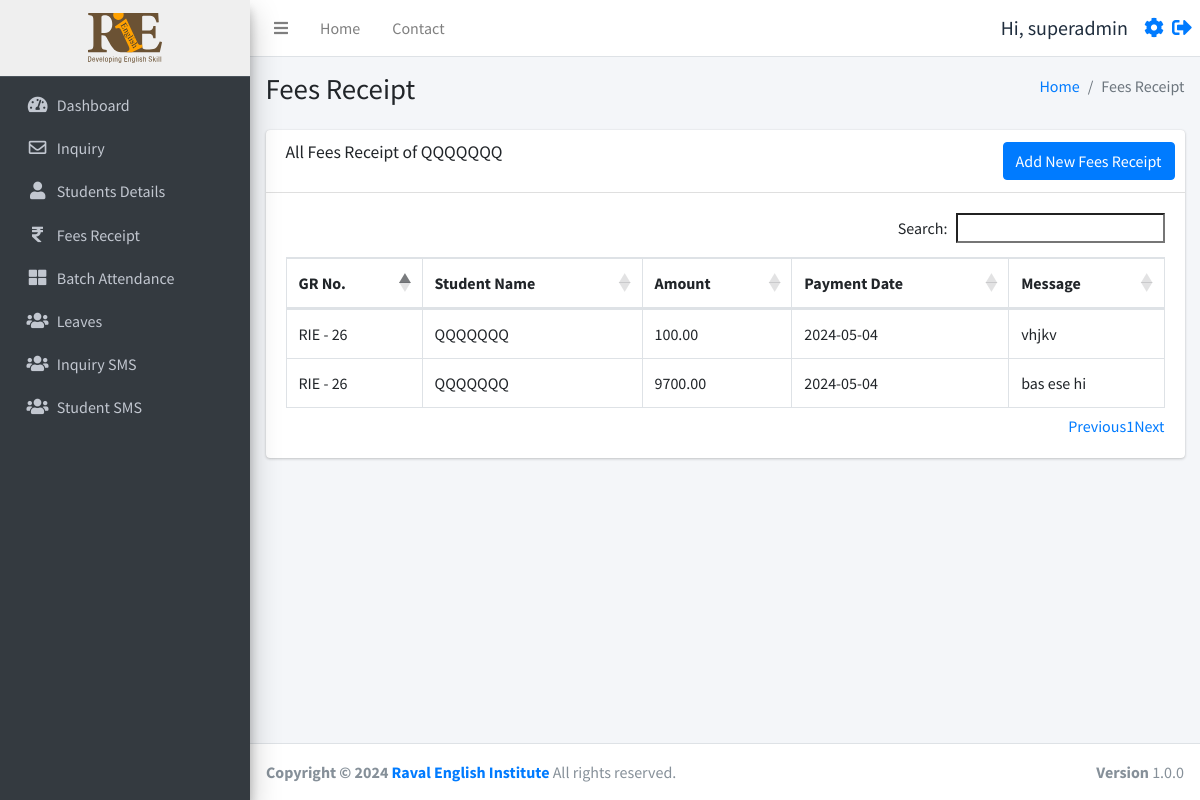
Page /fees_receipt.php?student_id=26 (signed in) on the earlier database version.
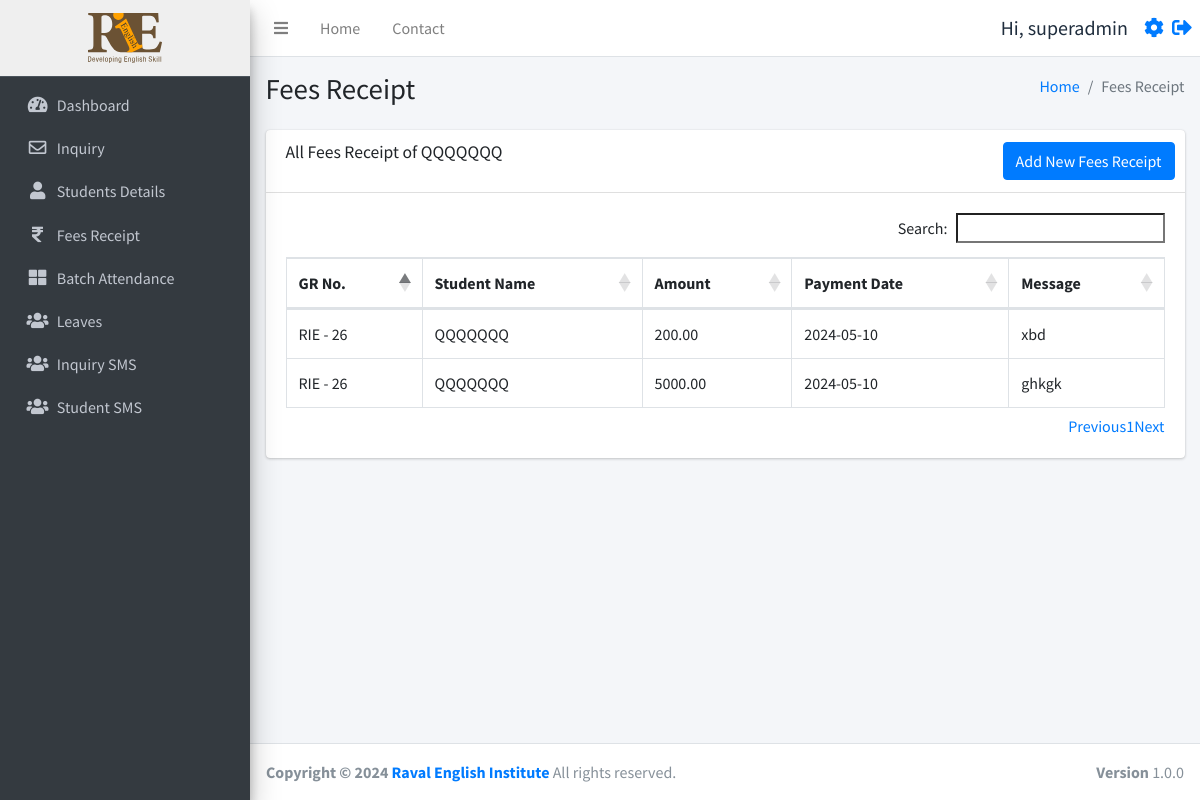
Same page on the later database version.
### tables this page shows
CREATE TABLE `receipt` (
  `id` int(11) NOT NULL,
  `student_id` int(11) NOT NULL,
  `amount` decimal(10,2) NOT NULL,
  `payment_date` date NOT NULL,
  `message` varchar(255) DEFAULT NULL,
  `created_at` timestamp NOT NULL DEFAULT current_timestamp()
);

CREATE TABLE `studentinfo` (
  `id` int(11) NOT NULL,
  `name` varchar(255) DEFAULT NULL,
  `batch` int(11) DEFAULT NULL,
  `batch_name` varchar(255) DEFAULT NULL,
  `father_name` varchar(255) DEFAULT NULL,
  `mother_name` varchar(255) DEFAULT NULL,
  `dob` date DEFAULT NULL,
  `gender` varchar(50) DEFAULT NULL,
  `mobile_number` varchar(15) DEFAULT NULL,
  `fee_status` int(10) DEFAULT NULL,
  `profession` varchar(100) DEFAULT NULL,
  `address` varchar(255) DEFAULT NULL,
  `admission_time` date DEFAULT NULL,
  `created_at` datetime NOT NULL DEFAULT current_timestamp(),
  `pending_fees` int(10) DEFAULT 0,
  `discount` int(10) NOT NULL,
  `total_fees` int(11) NOT NULL
);

### function.php (called while the page is built, shortened)
<?php
require_once('db.php');
function selectFromTable($tableName, $columns, $whereConditions) {
    global $db;
    try {
        $sql = "SELECT " . implode(', ', $columns) . " FROM $tableName";
        if (!empty($whereConditions)) {
            $sql .= " WHERE " . implode(' AND ', array_map(function ($col) {
                return "$col = :$col";
            }, array_keys($whereConditions)));
        }
        $stmt = $db->prepare($sql);
        foreach ($whereConditions as $col => $value) {
            $stmt->bindValue(":$col", $value);
        }
        $stmt->execute();
        return $stmt->fetchAll(PDO::FETCH_ASSOC);
    } catch (PDOException $e) {
        return false;
    }
}
?>

### fees_receipt.php (the view, shortened to what the changed rows need)
<!DOCTYPE html>
<html lang="en">
<head>
</head>
<body>
  <?php
  include ('./header.php');
  require_once 'function.php';
  $studentId = $_GET['student_id'] ?? null;
  $studentName = "";
  $receipts = [];
  if ($studentId) {
    $studentInfo = selectFromTable('studentinfo', ['name'], ['id' => $studentId]);
    $studentName = $studentInfo[0]['name'] ?? "Unknown Student";
    $receipts = selectFromTable('receipt', ['id', 'student_id', 'amount', 'payment_date', 'message'], ['student_id' => $studentId]);
  }
  ?>
  <div class="content-wrapper">
    <div class="content-header">
      <div class="container-fluid">
        <div class="row mb-2">
          <div class="col-sm-6">
            <h1 class="m-0">Fees Receipt</h1>
          </div>
        </div>
      </div>
    </div>
    <section class="content">
      <div class="container-fluid">
        <div class="row">
          <div class="col-12">
            <div class="card">
              <div class="card-body">
                <div class="table-responsive">
                  <table id="example1" class="table table-bordered">
                    <thead>
                      <tr>
                        <th>GR No.</th>
                        <th>Student Name</th>
                        <th>Amount</th>
                        <th>Payment Date</th>
                        <th>Message</th>
                      </tr>
                    </thead>
                    <tbody>
                      <?php foreach ($receipts as $receipt): ?>
                        <tr>
                          <td>RIE - <?php echo htmlspecialchars($receipt['student_id']); ?></td>
                          <td><?php echo htmlspecialchars($studentName); ?></td>
                          <td><?php echo htmlspecialchars($receipt['amount']); ?></td>
                          <td><?php echo htmlspecialchars($receipt['payment_date']); ?></td>
                          <td><?php echo htmlspecialchars($receipt['message']); ?></td>
                        </tr>
                      <?php endforeach; ?>
                    </tbody>
                  </table>
                </div>
              </div>
            </div>
          </div>
        </div>
      </div>
    </section>
  </div>
  <?php include ('./footer.php'); ?>

### header.php (shortened to what the changed rows need)
<?php
require_once 'db.php';
require_once('function.php');
?>
<!DOCTYPE html>
<html lang="en">
<head>
  <link rel="stylesheet" href="./plugins/fontawesome-free/css/all.min.css">
  <link rel="stylesheet" href="https://code.ionicframework.com/ionicons/2.0.1/css/ionicons.min.css">
  <link rel="stylesheet" href="./plugins/icheck-bootstrap/icheck-bootstrap.min.css">
  <link rel="stylesheet" href="https://cdn.datatables.net/1.10.19/css/dataTables.bootstrap4.min.css">
  <link rel="stylesheet" href="./asset/css/adminlte.min.css">
</head>
<body class="hold-transition sidebar-mini layout-fixed">
<div class="wrapper">
  <aside class="main-sidebar sidebar-dark-primary elevation-4">
    <a href="./dashboard.php" class="brand-link" style="text-align:center;background:#efefef;">
      <img src="./asset/img/logo.svg" alt="RIE logo Logo" style="height:50px;">
    </a>
  </aside>

Differences in the rows shown:
removed receipt: student "26", student.name "QQQQQQQ", amount "100.00", payment_date "2024-05-04", message "vhjkv"
removed receipt: student "26", student.name "QQQQQQQ", amount "9700.00", payment_date "2024-05-04", message "bas ese hi"
added receipt: student "26", student.name "QQQQQQQ", amount "200.00", payment_date "2024-05-10", message "xbd"
added receipt: student "26", student.name "QQQQQQQ", amount "5000.00", payment_date "2024-05-10", message "ghkgk"
